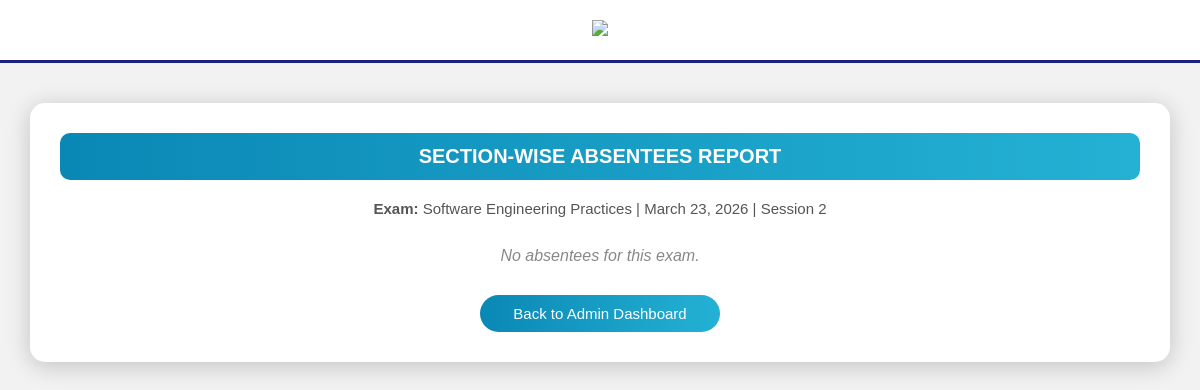
/section-absentees/1/ (signed in), run on the app's committed database.
### exam/models.py (models this page shows, shortened)
class Exam(models.Model):
    SESSION_CHOICES = [
        ('Session 1', 'Session 1'),
        ('Session 2', 'Session 2'),
	('Session 3', 'Session 3'),
	('Session 4', 'Session 4')
    ]
    subject = models.CharField(max_length=100)
    date = models.DateField()
    session = models.CharField(
        max_length=20,
        choices=SESSION_CHOICES,
        default='Session 1'
    )
    start_time = models.TimeField(null=True, blank=True)

### exam/views.py (the view)
# urls.py: path('section-absentees/<int:exam_id>/', views.section_wise_absentees, name='section_absentees'),
@staff_member_required
def section_wise_absentees(request, exam_id):
    exam = get_object_or_404(Exam, id=exam_id)
    sections = Section.objects.all()
    section_data = {}
    for section in sections:
        absentees = Attendance.objects.filter(
            student__section=section,
            student__exam=exam,
            status="Absent"
        ).select_related('student', 'student__hall')
        if absentees.exists():
            section_data[section] = [
                record.student for record in absentees
            ]
    return render(request, 'exam/section_absentees.html', {
        'section_data': section_data,
        'exam': exam
    })

### exam/templates/exam/section_absentees.html (shortened to what this page needs)
<!DOCTYPE html>
<html>
<head>
</head>
<body>
<div class="header">
    <img src="https://webstream.sastra.edu/sastrapwi/images/SASTRA-New-Logo.png">
</div>
<div class="container">
    <div class="title-bar">
        SECTION-WISE ABSENTEES REPORT
    </div>
    <div class="exam-info">
        <strong>Exam:</strong> {{ exam.subject }} |
        {{ exam.date }} |
        {{ exam.session }}
    </div>
    {% for section, students in section_data.items %}
        <div class="section-block">
            <div class="section-header">
                {{ section }}
                <span class="badge">
                    {{ students|length }} Absentees
                </span>
            </div>
            <table>
                <tr>
                    <th>Register No</th>
                    <th>Student Name</th>
                    <th>Hall</th>
                </tr>
                {% for student in students %}
                <tr>
                    <td>{{ student.reg_no }}</td>
                    <td>{{ student.name }}</td>
                    <td>{{ student.hall.hall_no }}</td>
                </tr>
                {% endfor %}
            </table>
        </div>
    {% empty %}
        <div class="no-data">
            No absentees for this exam.
        </div>
    {% endfor %}
    <a href="{% url 'admin_dashboard' %}" class="back-btn">
        Back to Admin Dashboard
    </a>
</div>
</body>
</html>

### exam/templates/exam/section_absentees.html (style rules this page uses)
body { margin: 0; font-family: Arial, Helvetica, sans-serif; background: #f2f2f2; }
.header { text-align: center; padding: 20px; background: white; position: relative; border-bottom: 3px solid #1a237e; }
.header img { width: 450px; }
.container { width: 90%; margin: 40px auto; background: white; padding: 30px; border-radius: 15px; box-shadow: 0px 4px 25px rgba(0,0,0,0.2); }
.title-bar { background: linear-gradient(to right, #0a88b5, #24b1d4); color: white; padding: 12px; border-radius: 10px; text-align: center; font-weight: bold; font-size: 20px; margin-bottom: 20px; }
.exam-info { text-align: center; margin-bottom: 30px; font-size: 15px; color: #555; }
.no-data { text-align: center; font-style: italic; color: #888; margin-top: 20px; }
.back-btn { display: block; width: 220px; margin: 30px auto 0 auto; text-align: center; padding: 10px; background: linear-gradient(to right, #0a88b5, #24b1d4); color: white; text-decoration: none; border-radius: 25px; font-size: 15px; }

### data on the page
Exam: subject "Software Engineering Practices", date "March 23, 2026", session "Session 2"
